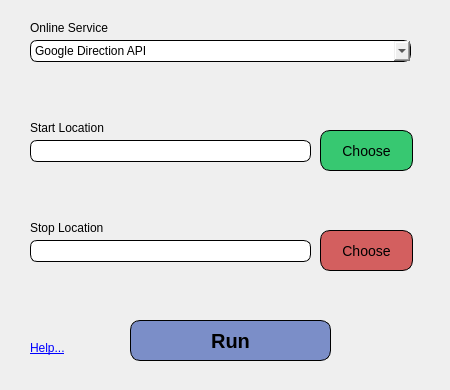
<?xml version="1.0" encoding="UTF-8"?>
<ui version="4.0">
 <class>OnlineRoutingMapperDialogBase</class>
 <widget class="QDialog" name="OnlineRoutingMapperDialogBase">
  <property name="geometry">
   <rect>
    <x>0</x>
    <y>0</y>
    <width>450</width>
    <height>390</height>
   </rect>
  </property>
  <property name="windowTitle">
   <string>Online Routing Mapper</string>
  </property>
  <property name="styleSheet">
   <string notr="true"/>
  </property>
  <widget class="QLineEdit" name="startTxt">
   <property name="enabled">
    <bool>true</bool>
   </property>
   <property name="geometry">
    <rect>
     <x>30</x>
     <y>140</y>
     <width>281</width>
     <height>22</height>
    </rect>
   </property>
   <property name="styleSheet">
    <string notr="true">border-radius:7px;
border:1px solid black</string>
   </property>
   <property name="readOnly">
    <bool>true</bool>
   </property>
  </widget>
  <widget class="QLineEdit" name="stopTxt">
   <property name="geometry">
    <rect>
     <x>30</x>
     <y>240</y>
     <width>281</width>
     <height>22</height>
    </rect>
   </property>
   <property name="styleSheet">
    <string notr="true">border-radius:7px;
border:1px solid black</string>
   </property>
   <property name="readOnly">
    <bool>true</bool>
   </property>
  </widget>
  <widget class="QLabel" name="startLlb">
   <property name="geometry">
    <rect>
     <x>30</x>
     <y>120</y>
     <width>221</width>
     <height>16</height>
    </rect>
   </property>
   <property name="text">
    <string>Start Location</string>
   </property>
  </widget>
  <widget class="QLabel" name="stopLbl">
   <property name="geometry">
    <rect>
     <x>30</x>
     <y>220</y>
     <width>221</width>
     <height>16</height>
    </rect>
   </property>
   <property name="text">
    <string>Stop Location</string>
   </property>
  </widget>
  <widget class="QPushButton" name="startBtn">
   <property name="geometry">
    <rect>
     <x>320</x>
     <y>130</y>
     <width>93</width>
     <height>41</height>
    </rect>
   </property>
   <property name="styleSheet">
    <string notr="true">QPushButton {
font-size:14px;
background-color:#37c871;
border-radius: 10px;
border: 1px solid black;
}

QPushButton:hover {
background-color: #2CA02C;
}</string>
   </property>
   <property name="text">
    <string>Choose</string>
   </property>
  </widget>
  <widget class="QPushButton" name="stopBtn">
   <property name="geometry">
    <rect>
     <x>320</x>
     <y>230</y>
     <width>93</width>
     <height>41</height>
    </rect>
   </property>
   <property name="styleSheet">
    <string notr="true">QPushButton {
font-size:14px;
background-color:#d35f5f;
border-radius: 10px;
border: 1px solid black;
}

QPushButton:hover {
background-color: #c83737;
}</string>
   </property>
   <property name="text">
    <string>Choose</string>
   </property>
  </widget>
  <widget class="QPushButton" name="runBtn">
   <property name="enabled">
    <bool>true</bool>
   </property>
   <property name="geometry">
    <rect>
     <x>130</x>
     <y>320</y>
     <width>201</width>
     <height>41</height>
    </rect>
   </property>
   <property name="font">
    <font>
     <pointsize>-1</pointsize>
     <weight>75</weight>
     <bold>true</bold>
    </font>
   </property>
   <property name="styleSheet">
    <string notr="true">QPushButton {
font-size:20px;
font-weight:bold;
background-color: #7B8EC8;
border-radius: 10px;
border: 1px solid black;
}
QPushButton:hover {
background-color:#546AAA
}</string>
   </property>
   <property name="text">
    <string>Run</string>
   </property>
   <property name="iconSize">
    <size>
     <width>30</width>
     <height>30</height>
    </size>
   </property>
  </widget>
  <widget class="QLabel" name="helpLbl">
   <property name="geometry">
    <rect>
     <x>30</x>
     <y>340</y>
     <width>53</width>
     <height>16</height>
    </rect>
   </property>
   <property name="text">
    <string>&lt;html&gt;&lt;head/&gt;&lt;body&gt;&lt;p&gt;&lt;a href=&quot;https://cbsuygulama.wordpress.com/2015/11/05/shortest-path-analysis-with-online-routing-mapper-plugin/&quot;&gt;&lt;span style=&quot; text-decoration: underline; color:#0000ff;&quot;&gt;Help...&lt;/span&gt;&lt;/a&gt;&lt;/p&gt;&lt;/body&gt;&lt;/html&gt;</string>
   </property>
   <property name="openExternalLinks">
    <bool>true</bool>
   </property>
  </widget>
  <widget class="QComboBox" name="serviceCombo">
   <property name="geometry">
    <rect>
     <x>30</x>
     <y>40</y>
     <width>381</width>
     <height>22</height>
    </rect>
   </property>
   <property name="styleSheet">
    <string notr="true">border-radius:7px;
border:1px solid black</string>
   </property>
   <property name="editable">
    <bool>false</bool>
   </property>
   <item>
    <property name="text">
     <string>Google Direction API</string>
    </property>
   </item>
   <item>
    <property name="text">
     <string>HERE Routing API</string>
    </property>
   </item>
   <item>
    <property name="text">
     <string>YourNavigation API</string>
    </property>
   </item>
   <item>
    <property name="text">
     <string>MapBox Directions API</string>
    </property>
   </item>
   <item>
    <property name="text">
     <string>GraphHopper API</string>
    </property>
   </item>
   <item>
    <property name="text">
     <string>TomTom API</string>
    </property>
   </item>
   <item>
    <property name="text">
     <string>MapQuest API</string>
    </property>
   </item>
   <item>
    <property name="text">
     <string>Open Source Routing Machine (OSRM) API</string>
    </property>
   </item>
  </widget>
  <widget class="QLabel" name="startLlb_2">
   <property name="geometry">
    <rect>
     <x>30</x>
     <y>20</y>
     <width>221</width>
     <height>16</height>
    </rect>
   </property>
   <property name="text">
    <string>Online Service</string>
   </property>
  </widget>
 </widget>
 <resources/>
 <connections/>
</ui>
